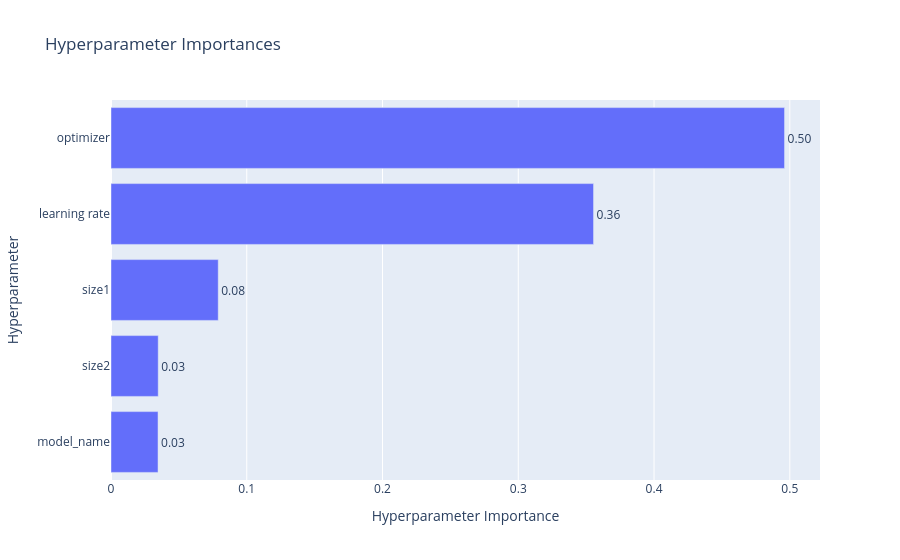

Notebook code for this chart:
### Code cell
# Importancia de hiperparámetros de proporciones
study = optuna.load_study(
    study_name="TFG_elegir_base_MRConvolutionalModel",
    storage="sqlite:///Hiperparametros_MR/Primera_prueba_MRConvolutional.db"
)

# Evaluamos la importancia de cada hiperparámetro y la representamos
fig = vis.plot_param_importances(study)
fig.show()

### Figure 1 — Plotly figure (JSON) as saved in the notebook; plotly's stock layout.template omitted (floating-point values rounded to 4 significant figures)
{"data": [{"cliponaxis": false, "hovertemplate": ["model_name (CategoricalDistribution): 0.03465018745899426<extra></extra>", "size2 (IntDistribution): 0.03478929453396481<extra></extra>", "size1 (IntDistribution): 0.0789901312712534<extra></extra>", "learning rate (CategoricalDistribution): 0.35544026341919965<extra></extra>", "optimizer (CategoricalDistribution): 0.49613012331658796<extra></extra>"], "name": "Objective Value", "orientation": "h", "text": ["0.03", "0.03", "0.08", "0.36", "0.50"], "textposition": "outside", "type": "bar", "x": [0.03465, 0.03479, 0.07899, 0.3554, 0.4961], "y": ["model_name", "size2", "size1", "learning rate", "optimizer"]}], "layout": {"title": {"text": "Hyperparameter Importances"}, "xaxis": {"title": {"text": "Hyperparameter Importance"}}, "yaxis": {"title": {"text": "Hyperparameter"}}}}
